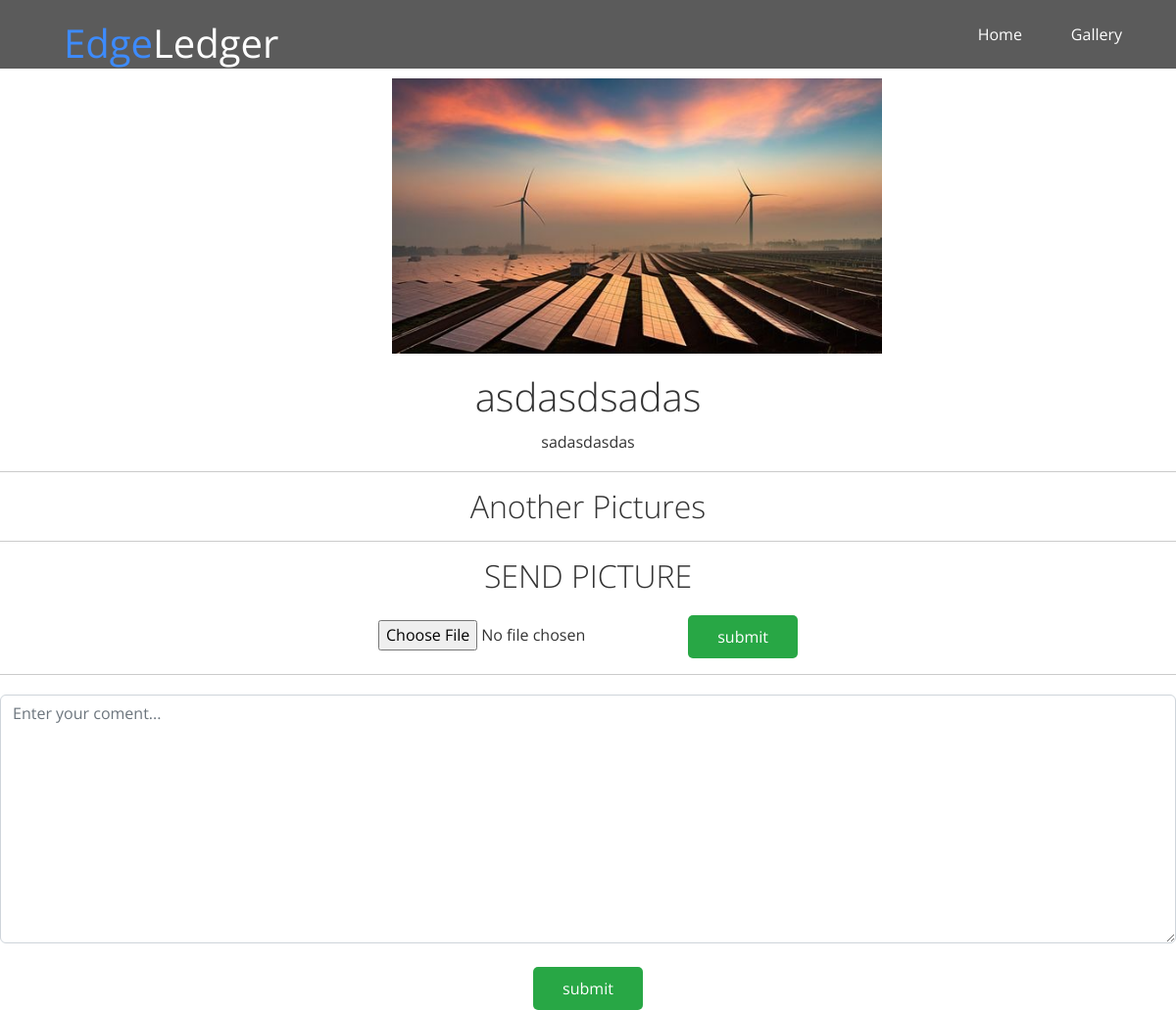
Screenshot of /17/ with the database file from the repository.
### articles/models.py (models this page shows, shortened)
class Article(models.Model):
    title = models.CharField( max_length=120)
    description = models.TextField()
    is_active = models.BooleanField()
    image=models.ImageField(upload_to="article-images")
    related_user=models.ForeignKey(User, on_delete=models.CASCADE)

### articles/views.py (the view)
# urls.py: path('<int:id>/', retrieve , name ='Retrieve'),
def retrieve(request,id):
    article = Article.objects.get(id=id)
    gallery = GalleryForm()
    if request.method == 'POST':
        form = CommentForm(request.POST)
        if form.is_valid():
            form.save()
        form2 = GalleryForm(request.POST)
        if form2.is_valid():
            form2.save()
    else:
        form = CommentForm()
        form2=GalleryForm()
        Comment_form = CommentForm()
        gallery = GalleryForm()
    context ={
        'article':article,
        'comment_form':Comment_form,
        'gallery':gallery
    }
    return render(request,'retrieve.html', context)

### articles/forms.py
class CommentForm(ModelForm):
    class Meta:
        model = Comment
        fields = '__all__'

class GalleryForm(ModelForm):
    class Meta:
        model = Gallery
        fields = '__all__'

### articles/templates/retrieve.html (shortened to what this page needs)
{% extends 'layout.html' %}
{% block content %}
    {%if article.image %}
        <img src="{{article.image.url}}" class="ctim">
    {% endif %}
    <div class="navbar top" id="navbar">
        <a href="http://127.0.0.1:8000/">
        <h1 class="logo">
        <span class="text-primary"> Edge</span>Ledger
        </h1>
        </a>
      <nav>
        <ul>
         <li><a href="Index.html">Home</a></li>
         <li><a href="#gallery">Gallery</a></li>
      </nav>
    </div>
    <h1>{{article.title}}</h1>
    <p>{{article.description}}</p>
    <hr>
    <h2>Another Pictures</h2>
    <hr>
    <h2>SEND PICTURE</h2>
    <div>
        <form action="" method="POST" enctype="multipart/form-data" >
        <input type="file" name="image"  accept="image/*" required id ="id_image">
        <input type="submit" value="submit" class="btn btn-primary">
        </form>
    </div>
    <hr>
    <form action="" method="POST">
        <textarea name="content" cols="30" rows="10" class="form-control mb-4" placeholder="Enter your coment..." ></textarea>
        <input type="submit" value="submit" class="btn btn-primary">
    </form>
{% endblock content %}

### articles/templates/_header.html (style rules this page uses)
* { box-sizing: border-box; padding: 0; margin: 0; }
body { font-family: 'Open Sans', sans-serif; background: #fff; color: #333; line-height: 1.6; }
ul { list-style: none; }
a { color: #333; text-decoration: none; }
h1,h2 { font-weight: 300; line-height: 1.2; }
p { margin: 10px 0; }
img { width: 100%; }
.text-primary { color: #28a745; }
.btn { cursor: pointer; display: inline-block; padding: 10px 30px; color: #fff; background-color: #28a745; border: none; border-radius: 5px; }
.btn-primary, .bg-primary { background: #28a745; color: #fff; }

### articles/templates/retrieve.html (style rules this page uses)
.ctim { margin-top: 80px; margin-left: 400px; align-items: center; justify-content: center; width: 500px; }
h1 , h2 ,h5 , p , img { margin: 10px; text-align: center; justify-content: center; }
form { margin-top: 20px; text-align: center; justify-content: center; }
.navbar { display: flex; align-items: center; justify-content: space-between; background-color: #333; color: #fff; opacity: 0.8; width: 100%; height: 70px; position: fixed; top: 0px; padding: 0 30px; transition: 0.5s; }
.navbar.top { background: transparent; background-color: #333; opacity: 0.8; }
.navbar a { color: #fff; padding: 10px 20px; margin: 0 5px; }
.navbar ul { display: flex; }
.navbar .logo { font-weight: 400 ; }

### rows the page displays
Article: image (picture), title "asdasdsadas", description "sadasdasdas"
